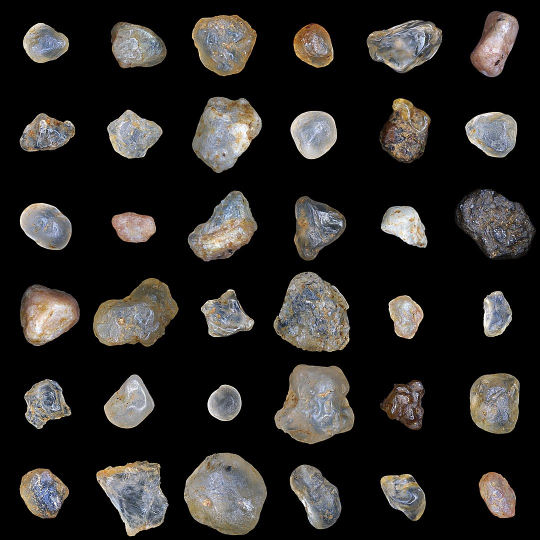
#> input picture Activity 07/sand.jpg, 1080 x 1080 px (shown at 1/2 size)
$ jupyter execute --allow-errors 'Activity 7.ipynb'
#> lines starting #> are read from the running program, lines starting #| are printed output that depends on the picture; after the words box and inside, x2 and y2 are one past the last pixel; in counts of white or black regions, pixels touching at a corner belong together
#> further down, sand is the input picture: shape (1080, 1080, 3); mean R, G, B 40.4, 38.3, 36.3
# Activity 7

[cell 1]
import numpy as np
import matplotlib.pyplot as plt
import cv2

[cell 2]
def img_norm(img):     # normalize an image
    img = img/255      # to avoid int limit error
    R = img[:,:,0]
    G = img[:,:,1]
    B = img[:,:,2]
    I = R+G+B
    I = np.where(I==0, 10e10, I)  # to avoid dividing by zero (which gives a large number, so set it to a large number already)
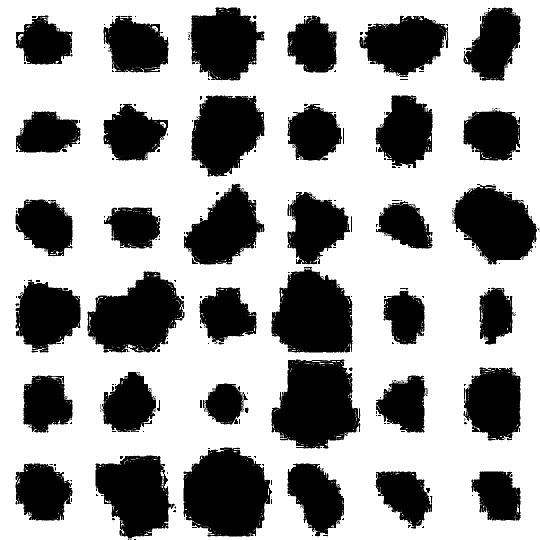
#> I: shape (1080, 1080) float64 (shown at 1/2 size); min 0.00392, max 1e+11, mean 6.37e+10; drawn with min black and max white
    R_norm = R/I
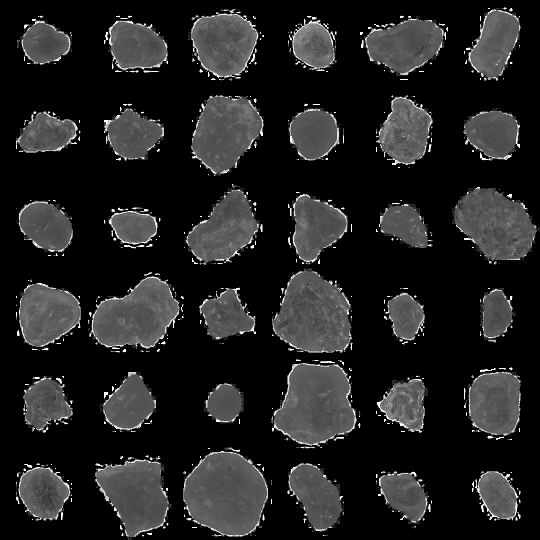
#> R_norm: shape (1080, 1080) float64 (shown at 1/2 size); min 0, max 1, mean 0.132
    G_norm = G/I
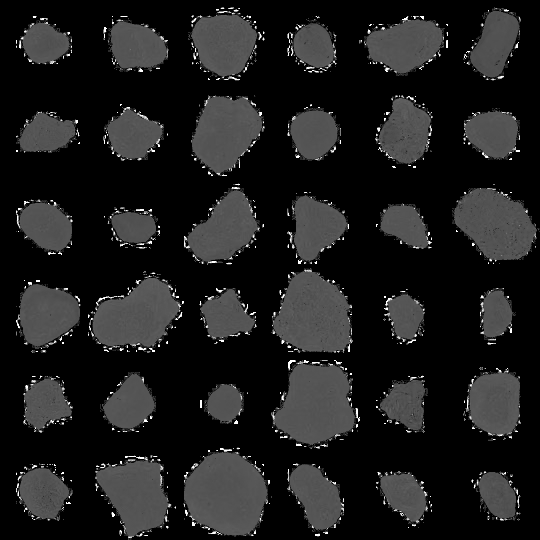
#> G_norm: shape (1080, 1080) float64 (shown at 1/2 size); min 0, max 1, mean 0.115
    B_norm = B/I
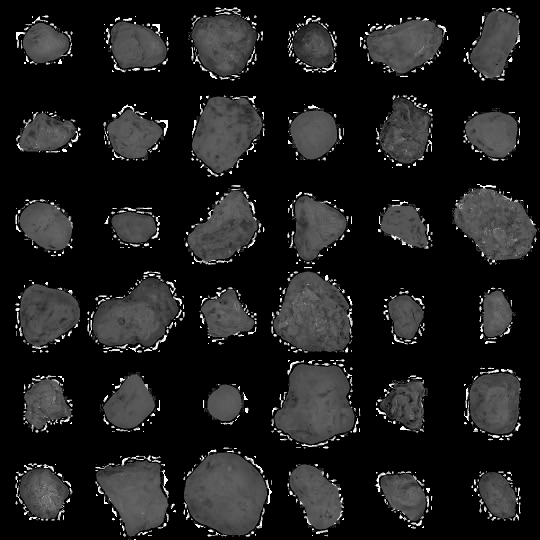
#> B_norm: shape (1080, 1080) float64 (shown at 1/2 size); min 0, max 1, mean 0.115
    img_norm = np.dstack([R_norm,G_norm,B_norm])
    return img_norm

def gaussian_PDF(img, ROI):
    # normalize
    img_normed = img_norm(img)
    ROI_normed = img_norm(ROI)
#> in img_norm (call 2), `I = np.where(I==0, 10e10, I)`:
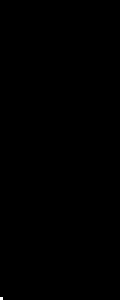
#> I: shape (100, 40) float64 (shown 3 times larger); min 0.0275, max 1e+11, mean 25000001.2; drawn with min black and max white
#> in img_norm (call 2), `img_norm = np.dstack([R_norm,G_norm,B_norm])`:
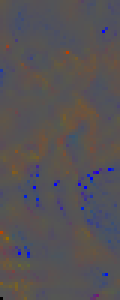
#> img_norm: shape (100, 40, 3) float64 (shown 3 times larger); mean R, G, B 0.341, 0.323, 0.336

    # normalized image values
    r = img_normed[:,:,0]
    g = img_normed[:,:,1]

    # ROI values
    ROI_r = ROI_normed[:,:,0]
    ROI_g = ROI_normed[:,:,1]

    # parameters from ROI values
    mu_r = np.mean(ROI_r)
#> mu_r = 0.341
    mu_g = np.mean(ROI_g)
#> mu_g = 0.323
    sigma_r = np.std(ROI_r)
#> sigma_r = 0.0408
    sigma_g = np.std(ROI_g)
#> sigma_g = 0.0245

    # individual probabality of normalized image to be in red and green space of ROI
    gauss_r = 1/(sigma_r*np.sqrt(2*np.pi))*np.exp(-(r-mu_r)**2/(2*sigma_r**2))
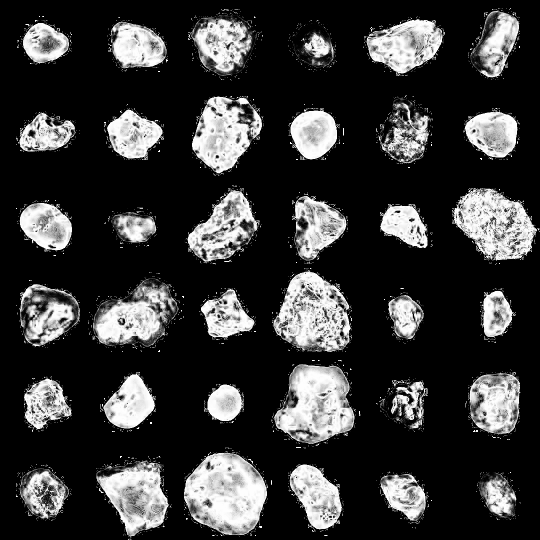
#> gauss_r: shape (1080, 1080) float64 (shown at 1/2 size); min 1.94e-56, max 9.78, mean 2.13; drawn with min black and max white
    gauss_g = 1/(sigma_g*np.sqrt(2*np.pi))*np.exp(-(g-mu_g)**2/(2*sigma_g**2))
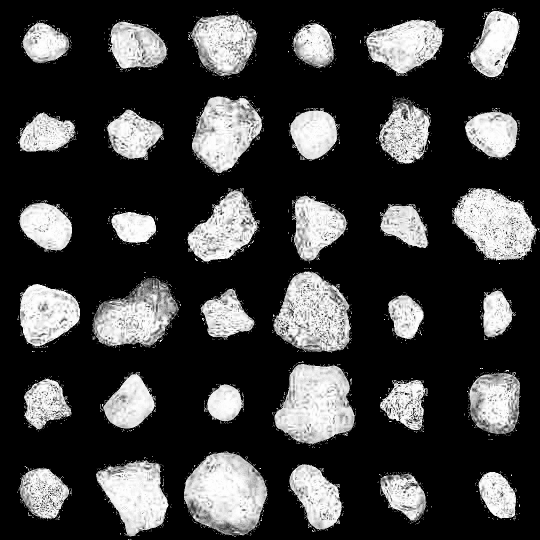
#> gauss_g: shape (1080, 1080) float64 (shown at 1/2 size); min 1.39e-164, max 16.25, mean 3.98; drawn with min black and max white

    # joint probability
    return gauss_r*gauss_g
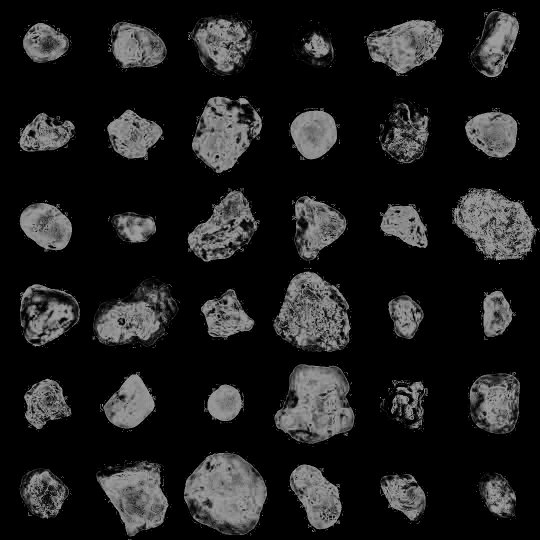
#> returned value: shape (1080, 1080) float64 (shown at 1/2 size); min 9.59e-179, max 158.9, mean 29.5

def parametric(img, ROI, thresh):
    img_gauss = gaussian_PDF(img, ROI) # get probability of image in ROI

    img_mask = img_gauss > thresh   # threshold
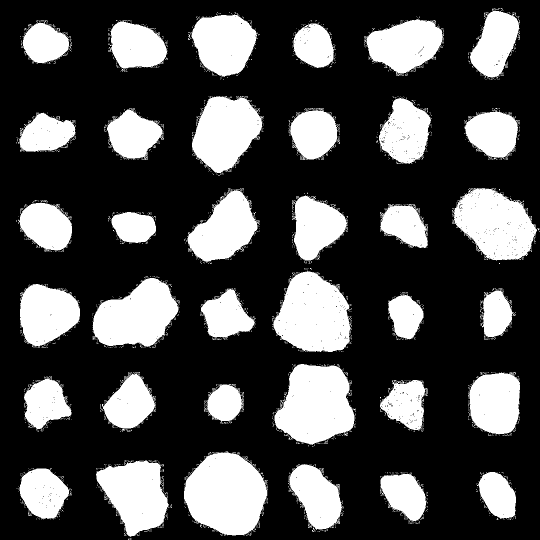
#> img_mask: shape (1080, 1080) bool (shown at 1/2 size); 29.4% white; 2875 white regions (2829 under 20 px), largest, box (x1, y1, x2, y2) and area: (368, 903, 536, 1071) 20857, (548, 728, 709, 890) 18893, (544, 542, 703, 704) 18395
    r_img = img[:,:,0]*img_mask
    g_img = img[:,:,1]*img_mask
    b_img = img[:,:,2]*img_mask
    img_segmented = np.dstack((r_img,g_img,b_img))

    plt.imshow(img_segmented)

[cell 3]
sand = plt.imread('sand.jpg')

sand_ROI = sand[400:500,960:1000,:]

plt.imshow(sand)

plt.imshow(sand_ROI)

parametric(sand,sand_ROI,10e-10)
